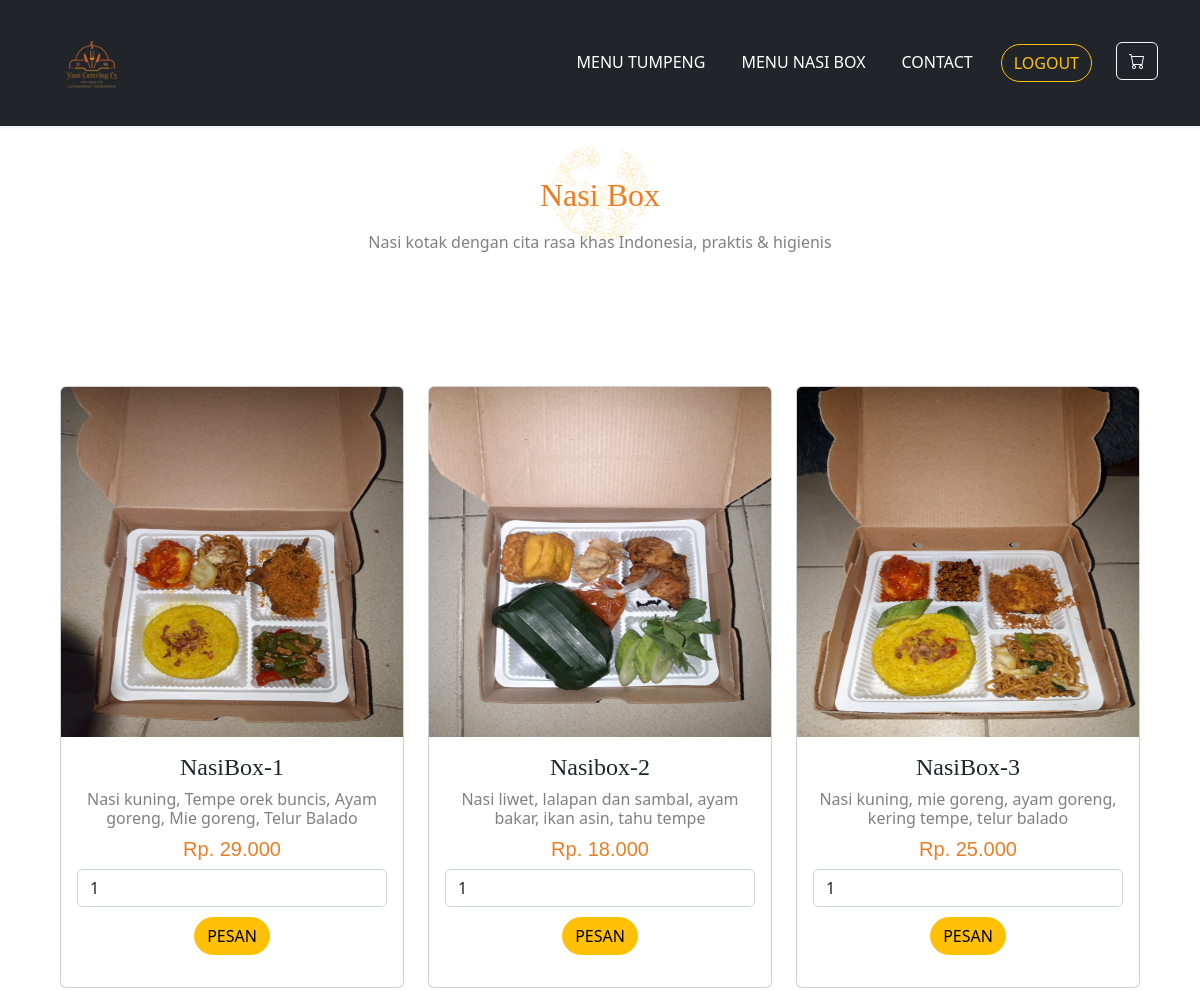
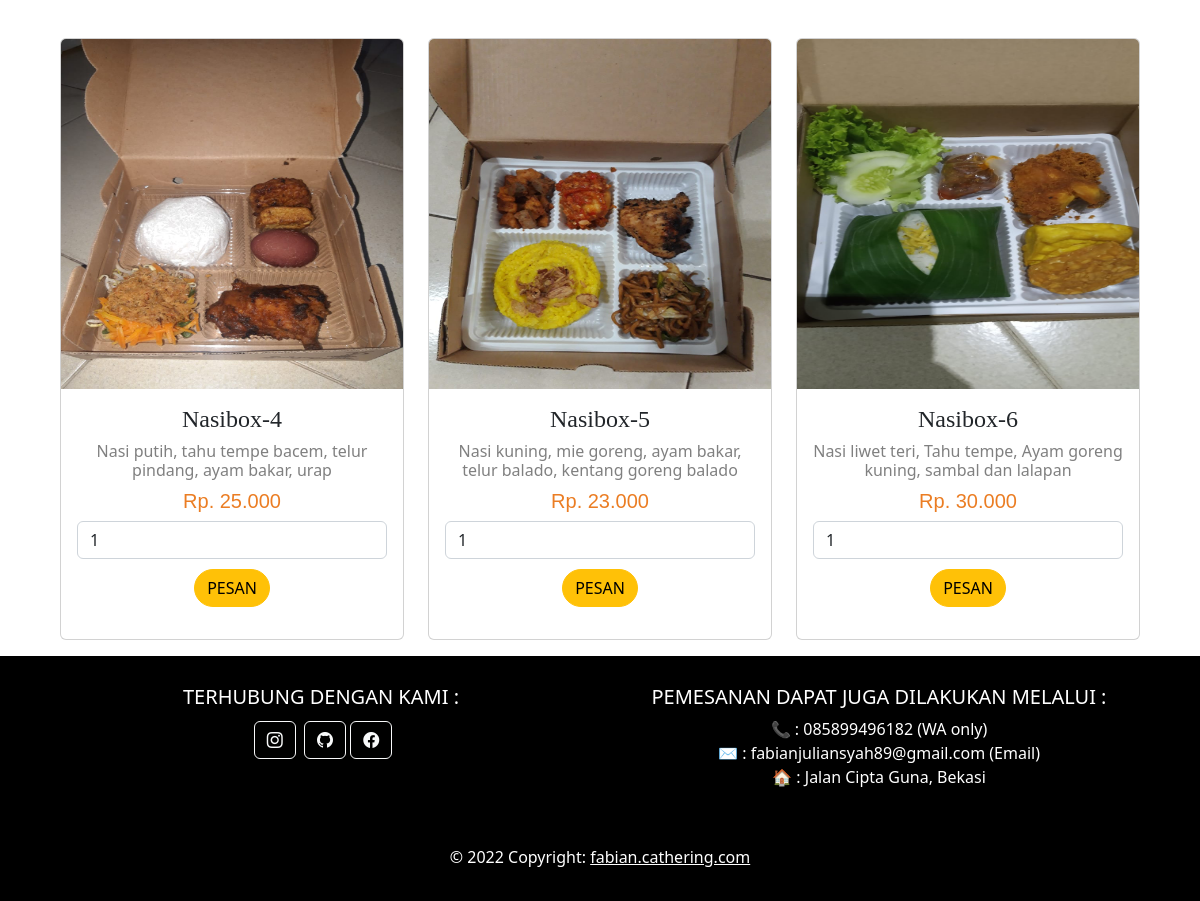
/home_nasibox.php (signed in), run on the app's committed database (2 pictures, top to bottom).
### tables this page shows
CREATE TABLE `nasibox_product` (
  `id` int(11) NOT NULL,
  `name` varchar(255) NOT NULL,
  `image` varchar(255) NOT NULL,
  `price` varchar(255) NOT NULL,
  `description` varchar(255) NOT NULL
);

### home_nasibox.php (the view, shortened to what this page needs)
<?php
require 'validation.php';
?>
<!DOCTYPE html>
<html lang="en">
  <head>
    <link
      href="https://cdn.jsdelivr.net/npm/bootstrap@5.2.0/dist/css/bootstrap.min.css"
      rel="stylesheet"
    />
    <link rel="stylesheet" href="home.css" />
    <link rel="stylesheet" href="https://cdn.jsdelivr.net/npm/bootstrap-icons@1.9.1/font/bootstrap-icons.css">
  </head>
  <body>
    <nav
      class="navbar navbar-expand-lg navbar-dark shadow-sm fixed-top bg-dark"
    >
      <div class="container">
        <a class="navbar-brand" href="#"
          ><img
            src="img/Restaurant_Premium_Food_Logo_Template-removebg-preview.png"
            alt="Logo"
        /></a>
        <div class="collapse navbar-collapse" id="navbarNav">
          <ul class="navbar-nav ms-auto">
            <li class="nav-item">
              <a class="nav-link active" href="home.php">Menu Tumpeng</a>
            </li>
            <li class="nav-item">
              <a class="nav-link active" href="#home">Menu Nasi Box</a>
            </li>
            <li class="nav-item">
              <a class="nav-link active" href="#footer">Contact</a>
            </li>
            <li class="nav-item">
              <a class="me-4" href="logout.php"
                ><button class="tombol btn btn-outline-warning" type="submit" name="logout">
                  Logout
                </button></a
              >
            </li>
            <li class="nav-item">
              <a class="btn btn-floating mb-1 btn-outline-light" href="cart.php">
                <i class="bi bi-cart"></i></a>
            </li>
          </ul>
        </div>
      </div>
    </nav>
 <section class="jumbotron" id="home">
        <div class="container-fluid text-center pt-10">
    <div class="bg-image p-5 text-center shadow-1-strong rounded mb-5 text-black">
  <h1 class="mb-3 h2">Nasi Box</h1>
  <p>
  Nasi kotak dengan cita rasa khas Indonesia, praktis & higienis
  </p>
  </div>
</div>
    </section>
<section class="display-tumpeng">
    <div class="container-fluid">
      <div class="row row-cols-1 row-cols-md-3 g-4">
            <?php
$result = mysqli_query($conn, "SELECT * FROM nasibox_product");
while ($row = mysqli_fetch_assoc($result)) {?>
<form action='home_nasibox.php?id=<?=$row['id']?>' method="post">
            <div class="card mb-3">
              <img
                src="img/<?=$row['image']?>"
                class="card-img-top"
                alt="menu_2"
                style="height: 350px; width:100%;"
              />
              <div class="card-body">
                <h4 class="card-title"><?=$row['name']?></h4>
                <h6 class="card-text">
                <?=$row['description']?>
                </h6>
                <h5 class="card-text">Rp. <?=number_format($row['price'], 3)?></h5>
                <input type="number" name="jumlah_barang" value="1" class="form-control mb-2">
                 <a href=""><button type="submit" name="kirim_nasibox" class="btn btn-warning tombol">Pesan</button></a>
              </div>
            </div>
</form>
<?php
}
?>
      </div>
    </div>
</section>
    <section id="footer" class="footer">
      <footer class="bg-black text-white text-center pb-3">
        <div class="container p-4">
          <div class="row">
            <div class="col-lg-6 col-md-12 mb-4 mb-md-0 ">
              <h5 class="text-uppercase">Terhubung Dengan Kami :</h5>
              <a class="btn btn-floating m-1 btn-outline-light" href="https://www.instagram.com/fabianjc.jpeg/" role="button"
              ><i class="bi bi-instagram"></i
            ></a>
            <a class="btn btn-outline-light" href="https://github.com/fabs90" role="button"
              ><i class="bi bi-github"></i></a>
            <a class="btn btn-outline-light" href="https://m.facebook.com/fabian.juliansyah" role="button"
              ><i class="bi bi-facebook"></i></a>
            </div>
            <div class="col-lg-6 col-md-12 mb-4 mb-md-0">
              <h5 class="text-uppercase">Pemesanan Dapat Juga Dilakukan Melalui :</h5>
              <p>
                📞 : 085899496182 (WA only)
                <br>
                ✉ : fabianjuliansyah89@gmail.com (Email)
                <br>
                🏠 : Jalan Cipta Guna, Bekasi
              </p>
            </div>
          </div>
        </div>
        <div class="text-center p-3" style="background-color: rgba(0, 0, 0, 0.2);">
          © 2022 Copyright:
          <a class="text-white" href="index.html">fabian.cathering.com</a>
        </div>
      </footer>
  </section>
  </body>
</html>

### home.css (style rules this page uses)
.navbar-brand img { width: 100px; height: 100px; }
.nav-item { margin-top: 3px; margin-bottom: 5px; }
.jumbotron { padding-top: 8rem; padding-bottom: 20px; background-image: url(img/bg-heading.png); background-position: center; background-repeat: no-repeat; }
.jumbotron h1 { font-family: "Times New Roman", Times, serif; color: #eb7d23; }
.jumbotron p { color: gray; }
.display-tumpeng { text-align: center; margin-left: 3rem; margin-right: 3rem; }
.card-body { width: 100%; height: 285px; }
.display-tumpeng h4 { font-family: "Times New Roman", Times, serif; }
.display-tumpeng h5 { font-family: sans-serif; color: #eb7d23; }
.display-tumpeng h6 { color: gray; font-weight: 400; text-align: center; }
.footer h5 { margin-top: 3px; }
.tombol { text-transform: uppercase; border-radius: 40px; margin-top: 2px; }
@media (min-width: 992px) { .nav-link { text-transform: uppercase; margin-right: 20px; } }
@media (min-width: 992px) { .nav-item { margin: 0; } }
@media (min-width: 992px) { .card-body { width: 100%; height: 250px; } }
@media (min-width: 992px) { .footer h5 { margin-top: 5px; } }

### data on the page
nasibox_product: image (picture), name "NasiBox-1", description "Nasi kuning, Tempe orek buncis, Ayam goreng, Mie goreng, Telur Balado", price "29.000"
nasibox_product: image (picture), name "Nasibox-2", description "Nasi liwet, lalapan dan sambal, ayam bakar, ikan asin, tahu tempe", price "18.000"
nasibox_product: image (picture), name "NasiBox-3", description "Nasi kuning, mie goreng, ayam goreng, kering tempe, telur balado", price "25.000"
nasibox_product: image (picture), name "Nasibox-4", description "Nasi putih, tahu tempe bacem, telur pindang, ayam bakar, urap", price "25.000"
nasibox_product: image (picture), name "Nasibox-5", description "Nasi kuning, mie goreng, ayam bakar, telur balado, kentang goreng balado", price "23.000"
nasibox_product: image (picture), name "Nasibox-6", description "Nasi liwet teri, Tahu tempe, Ayam goreng kuning, sambal dan lalapan", price "30.000"
